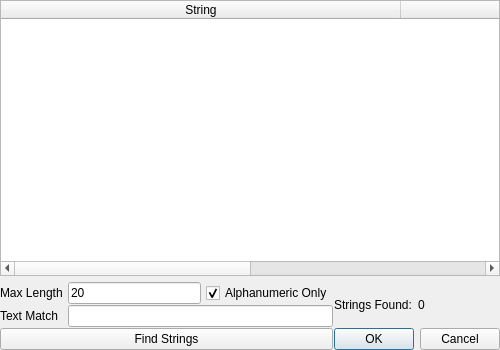
<?xml version="1.0" encoding="UTF-8"?>
<ui version="4.0">
 <class>StringFinderDialog</class>
 <widget class="QDialog" name="StringFinderDialog">
  <property name="geometry">
   <rect>
    <x>0</x>
    <y>0</y>
    <width>500</width>
    <height>350</height>
   </rect>
  </property>
  <property name="minimumSize">
   <size>
    <width>500</width>
    <height>350</height>
   </size>
  </property>
  <property name="windowTitle">
   <string>Dialog</string>
  </property>
  <layout class="QVBoxLayout" name="verticalLayout_6">
   <property name="spacing">
    <number>6</number>
   </property>
   <property name="leftMargin">
    <number>0</number>
   </property>
   <property name="topMargin">
    <number>0</number>
   </property>
   <property name="rightMargin">
    <number>0</number>
   </property>
   <property name="bottomMargin">
    <number>0</number>
   </property>
   <item>
    <widget class="QTableWidget" name="tableStrings">
     <attribute name="horizontalHeaderDefaultSectionSize">
      <number>400</number>
     </attribute>
     <attribute name="horizontalHeaderMinimumSectionSize">
      <number>100</number>
     </attribute>
     <attribute name="horizontalHeaderStretchLastSection">
      <bool>true</bool>
     </attribute>
     <attribute name="verticalHeaderVisible">
      <bool>false</bool>
     </attribute>
     <column>
      <property name="text">
       <string>String</string>
      </property>
     </column>
     <column>
      <property name="text">
       <string>Reference</string>
      </property>
     </column>
    </widget>
   </item>
   <item>
    <layout class="QHBoxLayout" name="horizontalLayout_4" stretch="5,1">
     <property name="spacing">
      <number>1</number>
     </property>
     <item>
      <layout class="QVBoxLayout" name="verticalLayout_4">
       <item>
        <layout class="QFormLayout" name="formLayout">
         <property name="fieldGrowthPolicy">
          <enum>QFormLayout::ExpandingFieldsGrow</enum>
         </property>
         <property name="horizontalSpacing">
          <number>5</number>
         </property>
         <item row="0" column="0">
          <widget class="QLabel" name="labelMaxLength">
           <property name="text">
            <string>Max Length</string>
           </property>
          </widget>
         </item>
         <item row="0" column="1">
          <layout class="QHBoxLayout" name="horizontalLayout">
           <property name="spacing">
            <number>5</number>
           </property>
           <item>
            <widget class="QLineEdit" name="lineMaxLength">
             <property name="text">
              <string>20</string>
             </property>
            </widget>
           </item>
           <item>
            <widget class="QCheckBox" name="checkBoxAlphanumeric">
             <property name="text">
              <string>Alphanumeric Only</string>
             </property>
             <property name="checked">
              <bool>true</bool>
             </property>
            </widget>
           </item>
          </layout>
         </item>
         <item row="1" column="0">
          <widget class="QLabel" name="labelTextMatch">
           <property name="text">
            <string>Text Match</string>
           </property>
          </widget>
         </item>
         <item row="1" column="1">
          <widget class="QLineEdit" name="lineTextMatch"/>
         </item>
        </layout>
       </item>
       <item>
        <widget class="QPushButton" name="pushButtonFindStrings">
         <property name="text">
          <string>Find Strings</string>
         </property>
         <property name="autoDefault">
          <bool>true</bool>
         </property>
         <property name="default">
          <bool>false</bool>
         </property>
        </widget>
       </item>
      </layout>
     </item>
     <item>
      <layout class="QVBoxLayout" name="verticalLayout_5">
       <property name="spacing">
        <number>-1</number>
       </property>
       <item>
        <layout class="QHBoxLayout" name="horizontalLayout_3">
         <item>
          <widget class="QLabel" name="labelStringsFound">
           <property name="text">
            <string>Strings Found:</string>
           </property>
          </widget>
         </item>
         <item>
          <widget class="QLabel" name="labelNumStringsFound">
           <property name="text">
            <string>0</string>
           </property>
          </widget>
         </item>
        </layout>
       </item>
       <item>
        <widget class="QDialogButtonBox" name="buttonBox">
         <property name="orientation">
          <enum>Qt::Horizontal</enum>
         </property>
         <property name="standardButtons">
          <set>QDialogButtonBox::Cancel|QDialogButtonBox::Ok</set>
         </property>
         <property name="centerButtons">
          <bool>false</bool>
         </property>
        </widget>
       </item>
      </layout>
     </item>
    </layout>
   </item>
  </layout>
 </widget>
 <resources/>
 <connections>
  <connection>
   <sender>buttonBox</sender>
   <signal>accepted()</signal>
   <receiver>StringFinderDialog</receiver>
   <slot>accept()</slot>
   <hints>
    <hint type="sourcelabel">
     <x>248</x>
     <y>254</y>
    </hint>
    <hint type="destinationlabel">
     <x>157</x>
     <y>274</y>
    </hint>
   </hints>
  </connection>
  <connection>
   <sender>buttonBox</sender>
   <signal>rejected()</signal>
   <receiver>StringFinderDialog</receiver>
   <slot>reject()</slot>
   <hints>
    <hint type="sourcelabel">
     <x>316</x>
     <y>260</y>
    </hint>
    <hint type="destinationlabel">
     <x>286</x>
     <y>274</y>
    </hint>
   </hints>
  </connection>
 </connections>
</ui>
